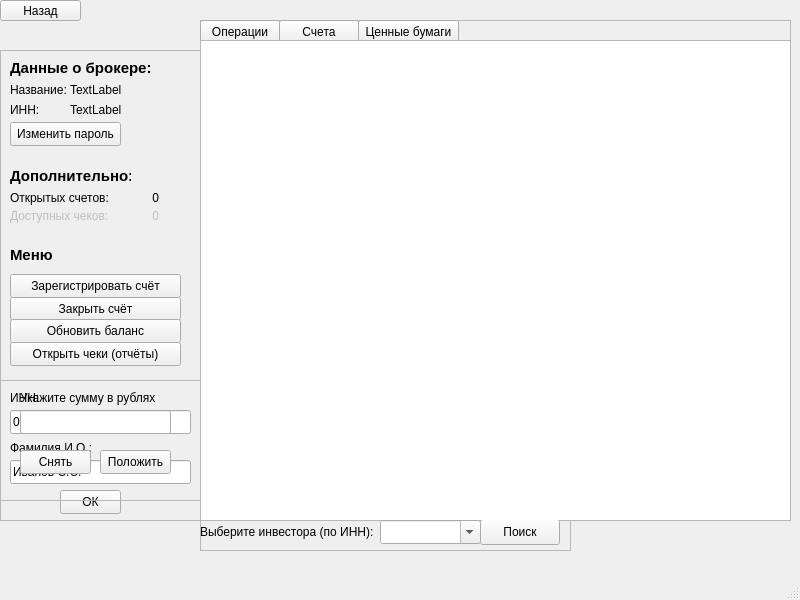
<?xml version="1.0" encoding="UTF-8"?>
<ui version="4.0">
 <class>Broker</class>
 <widget class="QMainWindow" name="Broker">
  <property name="geometry">
   <rect>
    <x>0</x>
    <y>0</y>
    <width>800</width>
    <height>600</height>
   </rect>
  </property>
  <property name="windowTitle">
   <string>MainWindow</string>
  </property>
  <widget class="QWidget" name="centralwidget">
   <widget class="QFrame" name="frmInfo">
    <property name="geometry">
     <rect>
      <x>0</x>
      <y>50</y>
      <width>201</width>
      <height>331</height>
     </rect>
    </property>
    <property name="frameShape">
     <enum>QFrame::Shape::StyledPanel</enum>
    </property>
    <property name="frameShadow">
     <enum>QFrame::Shadow::Raised</enum>
    </property>
    <widget class="QLabel" name="lblCompanyName">
     <property name="geometry">
      <rect>
       <x>10</x>
       <y>32</y>
       <width>61</width>
       <height>16</height>
      </rect>
     </property>
     <property name="text">
      <string>Название:</string>
     </property>
    </widget>
    <widget class="QLabel" name="lnlINN">
     <property name="geometry">
      <rect>
       <x>10</x>
       <y>52</y>
       <width>49</width>
       <height>16</height>
      </rect>
     </property>
     <property name="text">
      <string>ИНН:</string>
     </property>
    </widget>
    <widget class="QLabel" name="lblINNTxt">
     <property name="geometry">
      <rect>
       <x>70</x>
       <y>52</y>
       <width>131</width>
       <height>16</height>
      </rect>
     </property>
     <property name="text">
      <string>TextLabel</string>
     </property>
    </widget>
    <widget class="QLabel" name="lblCompanyNameTxt">
     <property name="geometry">
      <rect>
       <x>70</x>
       <y>32</y>
       <width>131</width>
       <height>16</height>
      </rect>
     </property>
     <property name="text">
      <string>TextLabel</string>
     </property>
    </widget>
    <widget class="QPushButton" name="btnUserChanges">
     <property name="geometry">
      <rect>
       <x>10</x>
       <y>72</y>
       <width>111</width>
       <height>24</height>
      </rect>
     </property>
     <property name="text">
      <string>Изменить пароль</string>
     </property>
    </widget>
    <widget class="QLabel" name="lblUserInfo">
     <property name="geometry">
      <rect>
       <x>10</x>
       <y>10</y>
       <width>141</width>
       <height>16</height>
      </rect>
     </property>
     <property name="font">
      <font>
       <pointsize>11</pointsize>
       <bold>true</bold>
      </font>
     </property>
     <property name="text">
      <string>Данные о брокере:</string>
     </property>
    </widget>
    <widget class="QLabel" name="lblAppendix">
     <property name="geometry">
      <rect>
       <x>10</x>
       <y>118</y>
       <width>121</width>
       <height>16</height>
      </rect>
     </property>
     <property name="font">
      <font>
       <pointsize>11</pointsize>
       <bold>true</bold>
      </font>
     </property>
     <property name="text">
      <string>Дополнительно:</string>
     </property>
    </widget>
    <widget class="QLabel" name="lblAccounts">
     <property name="geometry">
      <rect>
       <x>10</x>
       <y>138</y>
       <width>101</width>
       <height>20</height>
      </rect>
     </property>
     <property name="text">
      <string>Открытых счетов:</string>
     </property>
    </widget>
    <widget class="QLabel" name="lblAccountTxt">
     <property name="geometry">
      <rect>
       <x>110</x>
       <y>140</y>
       <width>49</width>
       <height>16</height>
      </rect>
     </property>
     <property name="text">
      <string>0</string>
     </property>
     <property name="alignment">
      <set>Qt::AlignmentFlag::AlignRight|Qt::AlignmentFlag::AlignTrailing|Qt::AlignmentFlag::AlignVCenter</set>
     </property>
    </widget>
    <widget class="QLabel" name="lblCheckTxt">
     <property name="enabled">
      <bool>false</bool>
     </property>
     <property name="geometry">
      <rect>
       <x>110</x>
       <y>158</y>
       <width>49</width>
       <height>16</height>
      </rect>
     </property>
     <property name="text">
      <string>0</string>
     </property>
     <property name="alignment">
      <set>Qt::AlignmentFlag::AlignRight|Qt::AlignmentFlag::AlignTrailing|Qt::AlignmentFlag::AlignVCenter</set>
     </property>
    </widget>
    <widget class="QLabel" name="lblCkecks">
     <property name="enabled">
      <bool>false</bool>
     </property>
     <property name="geometry">
      <rect>
       <x>10</x>
       <y>156</y>
       <width>101</width>
       <height>20</height>
      </rect>
     </property>
     <property name="text">
      <string>Доступных чеков:</string>
     </property>
    </widget>
    <widget class="QLabel" name="label_3">
     <property name="geometry">
      <rect>
       <x>10</x>
       <y>194</y>
       <width>51</width>
       <height>21</height>
      </rect>
     </property>
     <property name="font">
      <font>
       <pointsize>11</pointsize>
       <bold>true</bold>
      </font>
     </property>
     <property name="text">
      <string>Меню</string>
     </property>
    </widget>
    <widget class="QPushButton" name="btnAccountDel">
     <property name="geometry">
      <rect>
       <x>10</x>
       <y>247</y>
       <width>171</width>
       <height>24</height>
      </rect>
     </property>
     <property name="text">
      <string>Закрыть счёт</string>
     </property>
    </widget>
    <widget class="QPushButton" name="btnAccountAppend">
     <property name="geometry">
      <rect>
       <x>10</x>
       <y>224</y>
       <width>171</width>
       <height>24</height>
      </rect>
     </property>
     <property name="text">
      <string>Зарегистрировать счёт</string>
     </property>
    </widget>
    <widget class="QPushButton" name="btnReports">
     <property name="geometry">
      <rect>
       <x>10</x>
       <y>292</y>
       <width>171</width>
       <height>24</height>
      </rect>
     </property>
     <property name="text">
      <string>Открыть чеки (отчёты)</string>
     </property>
    </widget>
    <widget class="QPushButton" name="btnBudgetOper">
     <property name="geometry">
      <rect>
       <x>10</x>
       <y>269</y>
       <width>171</width>
       <height>24</height>
      </rect>
     </property>
     <property name="text">
      <string>Обновить баланс</string>
     </property>
    </widget>
   </widget>
   <widget class="QFrame" name="frmOutput">
    <property name="geometry">
     <rect>
      <x>200</x>
      <y>20</y>
      <width>591</width>
      <height>501</height>
     </rect>
    </property>
    <property name="frameShape">
     <enum>QFrame::Shape::StyledPanel</enum>
    </property>
    <property name="frameShadow">
     <enum>QFrame::Shadow::Raised</enum>
    </property>
    <widget class="QPushButton" name="btnOperations">
     <property name="geometry">
      <rect>
       <x>0</x>
       <y>0</y>
       <width>80</width>
       <height>24</height>
      </rect>
     </property>
     <property name="text">
      <string>Операции</string>
     </property>
    </widget>
    <widget class="QPushButton" name="btnAccounts">
     <property name="geometry">
      <rect>
       <x>79</x>
       <y>0</y>
       <width>80</width>
       <height>24</height>
      </rect>
     </property>
     <property name="text">
      <string>Счета</string>
     </property>
    </widget>
    <widget class="QPushButton" name="btnStocks">
     <property name="geometry">
      <rect>
       <x>158</x>
       <y>0</y>
       <width>101</width>
       <height>24</height>
      </rect>
     </property>
     <property name="text">
      <string>Ценные бумаги</string>
     </property>
    </widget>
    <widget class="QTableWidget" name="tblOutput">
     <property name="geometry">
      <rect>
       <x>0</x>
       <y>20</y>
       <width>591</width>
       <height>481</height>
      </rect>
     </property>
    </widget>
   </widget>
   <widget class="QFrame" name="frmSearch">
    <property name="geometry">
     <rect>
      <x>200</x>
      <y>520</y>
      <width>371</width>
      <height>31</height>
     </rect>
    </property>
    <property name="frameShape">
     <enum>QFrame::Shape::StyledPanel</enum>
    </property>
    <property name="frameShadow">
     <enum>QFrame::Shadow::Raised</enum>
    </property>
    <widget class="QLabel" name="lblSearch">
     <property name="geometry">
      <rect>
       <x>0</x>
       <y>0</y>
       <width>191</width>
       <height>24</height>
      </rect>
     </property>
     <property name="text">
      <string>Выберите инвестора (по ИНН):</string>
     </property>
    </widget>
    <widget class="QPushButton" name="btnSearch">
     <property name="geometry">
      <rect>
       <x>280</x>
       <y>-1</y>
       <width>80</width>
       <height>26</height>
      </rect>
     </property>
     <property name="text">
      <string>Поиск</string>
     </property>
    </widget>
    <widget class="QComboBox" name="comboBox">
     <property name="geometry">
      <rect>
       <x>180</x>
       <y>0</y>
       <width>101</width>
       <height>24</height>
      </rect>
     </property>
     <property name="editable">
      <bool>true</bool>
     </property>
    </widget>
   </widget>
   <widget class="QPushButton" name="btnBack">
    <property name="geometry">
     <rect>
      <x>0</x>
      <y>0</y>
      <width>81</width>
      <height>21</height>
     </rect>
    </property>
    <property name="text">
     <string>Назад</string>
    </property>
   </widget>
   <widget class="QFrame" name="frmAccAppend">
    <property name="enabled">
     <bool>true</bool>
    </property>
    <property name="geometry">
     <rect>
      <x>0</x>
      <y>380</y>
      <width>201</width>
      <height>141</height>
     </rect>
    </property>
    <property name="autoFillBackground">
     <bool>false</bool>
    </property>
    <property name="frameShape">
     <enum>QFrame::Shape::StyledPanel</enum>
    </property>
    <property name="frameShadow">
     <enum>QFrame::Shadow::Raised</enum>
    </property>
    <widget class="QPushButton" name="btnAccept">
     <property name="geometry">
      <rect>
       <x>60</x>
       <y>110</y>
       <width>61</width>
       <height>24</height>
      </rect>
     </property>
     <property name="text">
      <string>ОК</string>
     </property>
    </widget>
    <widget class="QLineEdit" name="edtFIO">
     <property name="geometry">
      <rect>
       <x>10</x>
       <y>80</y>
       <width>181</width>
       <height>24</height>
      </rect>
     </property>
     <property name="inputMask">
      <string/>
     </property>
     <property name="text">
      <string>Иванов C.C.</string>
     </property>
     <property name="placeholderText">
      <string/>
     </property>
    </widget>
    <widget class="QLabel" name="lblINNInv">
     <property name="geometry">
      <rect>
       <x>10</x>
       <y>10</y>
       <width>41</width>
       <height>16</height>
      </rect>
     </property>
     <property name="text">
      <string>ИНН:</string>
     </property>
    </widget>
    <widget class="QLabel" name="lblFIO">
     <property name="geometry">
      <rect>
       <x>10</x>
       <y>60</y>
       <width>91</width>
       <height>16</height>
      </rect>
     </property>
     <property name="text">
      <string>Фамилия И.О.:</string>
     </property>
    </widget>
    <widget class="QLineEdit" name="edtINNInv">
     <property name="geometry">
      <rect>
       <x>10</x>
       <y>30</y>
       <width>181</width>
       <height>24</height>
      </rect>
     </property>
     <property name="inputMethodHints">
      <set>Qt::InputMethodHint::ImhNone</set>
     </property>
     <property name="inputMask">
      <string comment="000111222333"/>
     </property>
     <property name="text">
      <string>000111222333</string>
     </property>
    </widget>
   </widget>
   <widget class="QFrame" name="frmBudget">
    <property name="geometry">
     <rect>
      <x>0</x>
      <y>380</y>
      <width>201</width>
      <height>121</height>
     </rect>
    </property>
    <property name="frameShape">
     <enum>QFrame::Shape::StyledPanel</enum>
    </property>
    <property name="frameShadow">
     <enum>QFrame::Shadow::Raised</enum>
    </property>
    <widget class="QPushButton" name="pushButton">
     <property name="geometry">
      <rect>
       <x>20</x>
       <y>70</y>
       <width>71</width>
       <height>24</height>
      </rect>
     </property>
     <property name="text">
      <string>Снять</string>
     </property>
    </widget>
    <widget class="QPushButton" name="pushButton_2">
     <property name="geometry">
      <rect>
       <x>100</x>
       <y>70</y>
       <width>71</width>
       <height>24</height>
      </rect>
     </property>
     <property name="text">
      <string>Положить</string>
     </property>
    </widget>
    <widget class="QLineEdit" name="lineEdit">
     <property name="geometry">
      <rect>
       <x>20</x>
       <y>30</y>
       <width>151</width>
       <height>24</height>
      </rect>
     </property>
    </widget>
    <widget class="QLabel" name="label">
     <property name="geometry">
      <rect>
       <x>20</x>
       <y>10</y>
       <width>141</width>
       <height>16</height>
      </rect>
     </property>
     <property name="text">
      <string>Укажите сумму в рублях</string>
     </property>
    </widget>
   </widget>
  </widget>
  <widget class="QMenuBar" name="menubar">
   <property name="geometry">
    <rect>
     <x>0</x>
     <y>0</y>
     <width>800</width>
     <height>21</height>
    </rect>
   </property>
  </widget>
  <widget class="QStatusBar" name="statusbar"/>
 </widget>
 <resources/>
 <connections/>
</ui>
